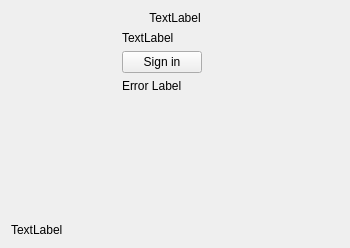
<?xml version="1.0" encoding="UTF-8"?>
<ui version="4.0">
 <class>OwncloudHttpCredsPage</class>
 <widget class="QWidget" name="OwncloudHttpCredsPage">
  <property name="geometry">
   <rect>
    <x>0</x>
    <y>0</y>
    <width>350</width>
    <height>248</height>
   </rect>
  </property>
  <property name="windowTitle">
   <string>Form</string>
  </property>
  <layout class="QGridLayout" name="gridLayout">
   <item row="5" column="1">
    <layout class="QHBoxLayout" name="resultLayout"/>
   </item>
   <item row="0" column="0" colspan="3">
    <widget class="QLabel" name="topLabel">
     <property name="text">
      <string notr="true">TextLabel</string>
     </property>
     <property name="alignment">
      <set>Qt::AlignCenter</set>
     </property>
     <property name="wordWrap">
      <bool>true</bool>
     </property>
    </widget>
   </item>
   <item row="3" column="0">
    <spacer name="horizontalSpacer">
     <property name="orientation">
      <enum>Qt::Horizontal</enum>
     </property>
     <property name="sizeType">
      <enum>QSizePolicy::Fixed</enum>
     </property>
     <property name="sizeHint" stdset="0">
      <size>
       <width>48</width>
       <height>20</height>
      </size>
     </property>
    </spacer>
   </item>
   <item row="3" column="2">
    <spacer name="horizontalSpacer_2">
     <property name="orientation">
      <enum>Qt::Horizontal</enum>
     </property>
     <property name="sizeType">
      <enum>QSizePolicy::Fixed</enum>
     </property>
     <property name="sizeHint" stdset="0">
      <size>
       <width>48</width>
       <height>20</height>
      </size>
     </property>
    </spacer>
   </item>
   <item row="3" column="1">
    <layout class="QFormLayout" name="formLayout">
      <item row="0" column="0">
        <widget class="QPushButton" name="OAuth">
          <property name="text">
            <string>Sign in</string>
          </property>
        </widget>
      </item>
     <item row="2" column="0" colspan="2">
      <widget class="QLabel" name="errorLabel">
       <property name="text">
        <string notr="true">Error Label</string>
       </property>
       <property name="openExternalLinks">
        <bool>true</bool>
       </property>
      </widget>
     </item>
    </layout>
   </item>
   <item row="4" column="1">
    <spacer name="verticalSpacer">
     <property name="orientation">
      <enum>Qt::Vertical</enum>
     </property>
     <property name="sizeHint" stdset="0">
      <size>
       <width>20</width>
       <height>68</height>
      </size>
     </property>
    </spacer>
   </item>
   <item row="6" column="0" colspan="3">
    <widget class="QLabel" name="bottomLabel">
     <property name="text">
      <string notr="true">TextLabel</string>
     </property>
    </widget>
   </item>
   <item row="1" column="1">
    <widget class="QLabel" name="tokenLabel">
     <property name="text">
      <string notr="true">TextLabel</string>
     </property>
     <property name="wordWrap">
      <bool>true</bool>
     </property>
     <property name="openExternalLinks">
      <bool>true</bool>
     </property>
    </widget>
   </item>
  </layout>
 </widget>
 <resources/>
 <connections/>
</ui>
